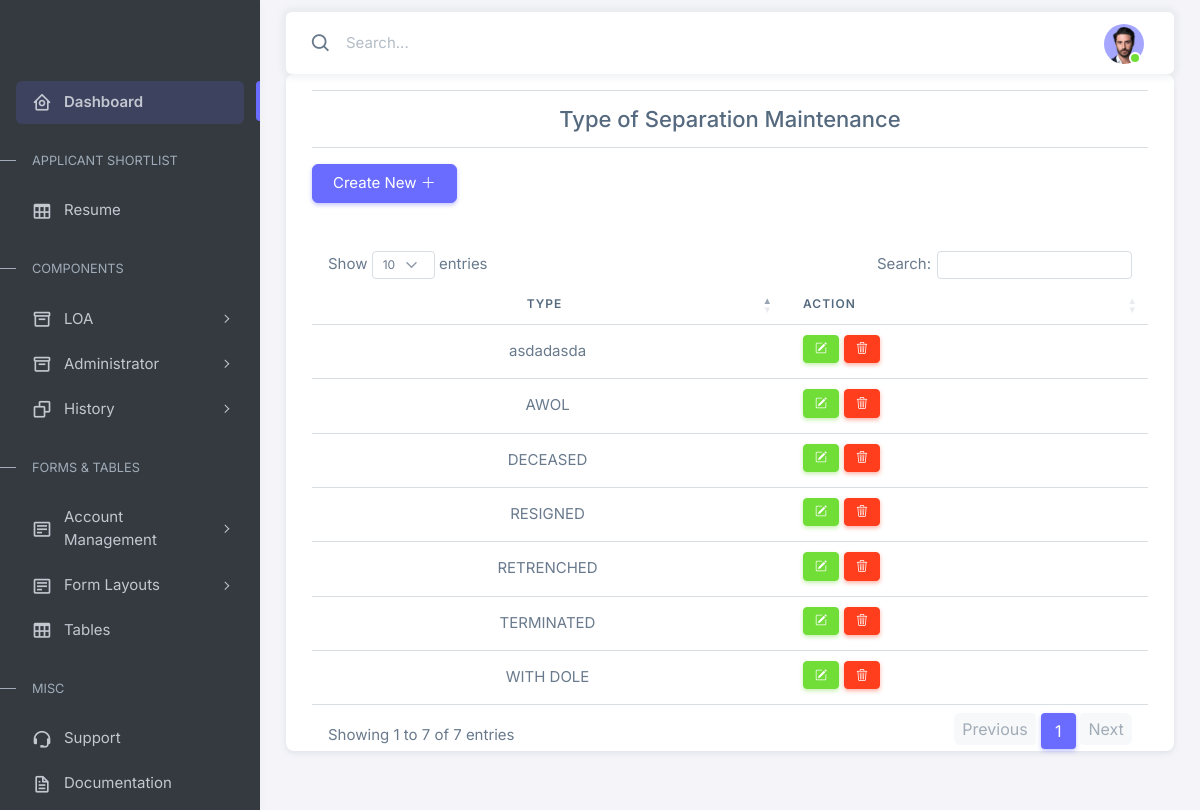
Screenshot of /admin/views/type_of_separation.php (signed in) with the database file from the repository.
### tables this page shows
CREATE TABLE `types_of_separation` (
  `id` int(11) NOT NULL,
  `type` varchar(255) NOT NULL,
  `is_deleted` int(11) NOT NULL DEFAULT '0'
);

### admin/views/type_of_separation.php (the view, shortened to what this page needs)
<?php
include '../../connect.php';
if (isset($_SESSION['username'], $_SESSION['password'])) {
?>
    <!DOCTYPE html>
    <html lang="en">
    <head>
        <?php include '../components/header.php'; ?>
    </head>
    <body>
        <div class="layout-wrapper layout-content-navbar">
            <div class="layout-container">
                <?php include '../components/sidebar.php'; ?>
                <div class="layout-page">
                    <?php include '../components/navbar.php'; ?>
                    <div class="content-wrapper">
                        <div class="container">
                            <div class="card">
                                <div class="container">
                                    <hr>
                                    <div class="title justify-content-center align-items-center mx-auto text-center">
                                        <h4 class="fs-4 justify-content-center align-">
                                            Type of Separation Maintenance
                                        </h4>
                                    </div>
                                    <hr>
                                    <form action="" class="mb-5">
                                        <button type="button" class="btn btn-primary" data-bs-toggle="modal" data-bs-target="#add_type_of_separation">Create New <i class="bi bi-plus-lg"></i></button>
                                    </form>
                                    <table class="table" id="example">
                                        <thead>
                                            <tr>
                                                <th class="text-center">Type</th>
                                                <th>Action</th>
                                            </tr>
                                        </thead>
                                        <tbody>
                                            <?php
                                            $query = "SELECT * FROM types_of_separation";
                                            $result = $link->query($query);
                                            while ($row = $result->fetch_assoc()) {
                                            ?>
                                                <tr>
                                                    <td class="text-center"><?php echo $row['type'] ?></td>
                                                    <td>
                                                        <?php
                                                        if ($row['is_deleted'] === '0') {
                                                        ?>
                                                            <div class="contains">
                                                                <div class="columns">
                                                                    <button class="btn btn-success btn-sm  btntooltips" data-bs-toggle="modal" data-bs-target="#update_type_of_separation-<?php echo $row['id'] ?>" title="Edit Source">
                                                                        <i class="bi bi-pencil-square"></i>
                                                                    </button>
                                                                </div>
                                                                <div class="columns">
                                                                    <button class="btn btn-danger btn-sm  btntooltips delete_type_of_separation_Btn" title="Delete Type of Separation">
                                                                        <i class="bi bi-trash3"></i>
                                                                    </button>
                                                                </div>
                                                            </div>
                            <?php } ?>
                            </td>
                            </tr>
                        <?php } ?>
                        </tbody>
                        </table>
                            </div>
                        </div>
                    </div>
                </div>
            </div>
        </div>
        </div>
    </body>
    </html>
<?php
} else {
    header("Location: ../../index.php");
    exit(0);
}
?>

### admin/assets/css/demo.css (style rules this page uses)
.contains { display: grid !important; grid-template-columns: 0fr 0fr !important; grid-template-rows: 0fr 0fr !important; gap: 5px !important; margin: 0 auto !important; }

### rows the page displays
types_of_separation: type "RESIGNED"
types_of_separation: type "TERMINATED"
types_of_separation: type "AWOL"
types_of_separation: type "RETRENCHED"
types_of_separation: type "DECEASED"
types_of_separation: type "WITH DOLE"
types_of_separation: type "asdadasda"
